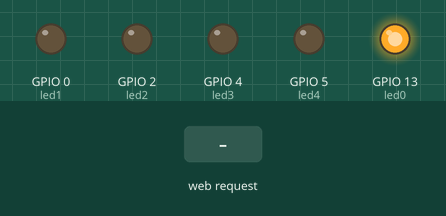
Recording of a sketch running on a simulated ESP8266 (NodeMCU). Shown: output pins drawn as LEDs (lit = HIGH). The inputs (shaded band) are chosen by the test bench. WiFi joins after 1.5 s; servers stay silent unless stated; what the sketch prints to the serial monitor is not drawn.

Above: at 2.7 s.
2.8 s: HTTP request GET /socket1On received
At 3.3 s:
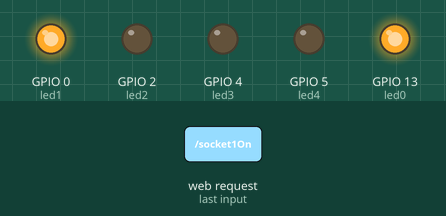
4.5 s: HTTP request GET /socket2On received
At 5.6 s:
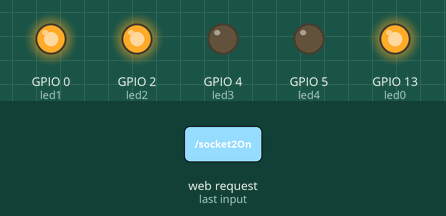
6.0 s: HTTP request GET /socket1Off received
At 7.5 s:
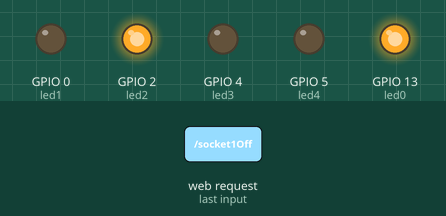
8.5 s: HTTP request GET /socket3On received
At 9.7 s:
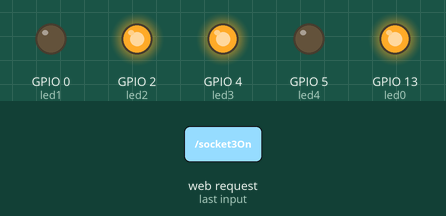
10.0 s: HTTP request GET /socket2Off received
At 11.8 s:
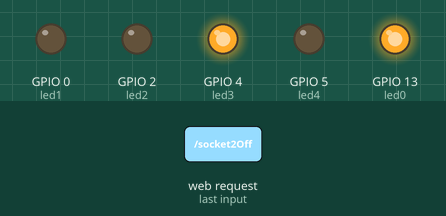
12.5 s: HTTP request GET /socket4On received
At 12.9 s:
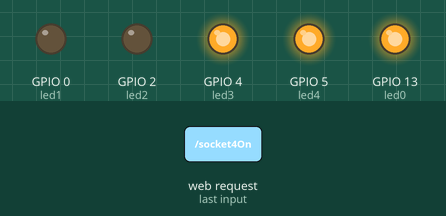
Timing chart, 0 to 15.0 s (numbered marks = the images above; inputs shaded):
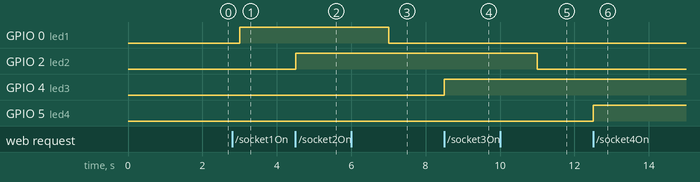

The sketch:

IOT_tariff.ino
```cpp
#include <ESP8266WiFi.h>
#include <WiFiClient.h>
#include <ESP8266WebServer.h>
#include <ESP8266mDNS.h>

MDNSResponder mdns;

// Replace with your network credentials
const char* ssid = "GALAXYM12";
const char* password = "kadher123";

ESP8266WebServer server(80);
String webSite="";
String contact="";
String website="";
String budget="";

int led0=13;
int led1= 0;
int led2 = 2;
int led3 = 4;
int led4 = 5;
float count1 =0.000000;
float count2 =0.000000;
float count3 =0.000000;
float count4 =0.000000;


void setup(void){
 webSite+="<meta charset='utf-12'><meta name='viewport' http-equiv='refresh' content='5'><title>IOT ENERGY TARIFF</title><!-- CSS property to place divside by side -->";
 webSite+=" <style> body{ text-align:center; font-family:Comic Sans MS, Comic Sans, cursive ;font-size:18px; Color: #FFFFFF;background-image: url('https://img.freepik.com/premium-photo/electric-transmission-tower-with-glowing-wires-against-starry-sky-background_141856-1592.jpg');background-repeat: no-repeat;background-attachment: fixed;background-size: cover; } #led1 { float:left;background:black;width:25%;height:1000px;}#led2{ float:left; background:black;width:25%;height:1000px;} #led3{ float:left; background:black;width:25%;height:1000px;}#led4{float:left;background:black;width:25%;height:1000px;} h1{color:WHITE;text-align:center;}h2{ color:white;text-align: center;} section{width: 100%;height: 500px;display: flex;justify-content: center;align-items: center;flex-direction: column;}.btn_container{margin-top: 50px;}.bulb_btn{font-family: 'Baloo Bhai 2', cursive;width: 150px;height: 50px; border: none;outline: none;cursor: pointer;background: #34dab4;font-size: 30px; }</style>";
 webSite+="<div class='topnav'> <a href='/'>Home</a><a href='/calculator'>Usage details</a><a href='/budget'>Monthly Budget Calculator</a><a href='/contact' class='split'>Contact</a></div>";
 webSite+="<style>.topnav { background-color: #333;overflow: hidden;}/* Style the links inside the navigation bar */.topnav a {float: left;color: #f2f2f2;text-align: center;padding: 14px 16px;text-decoration: none; font-size: 17px;}/* Change the color of links on hover */.topnav a:hover {background-color: #ddd;color: black;}/* Create a right-aligned (split) link inside the navigation bar */.topnav a.split {float: right;background-color: #04AA6D;color: white;}</style>";
 webSite+="<div id = 'boxes'><h1>IOT ENERGY TARIFF</h1><div id = 'led1'><h2>LED 1</h2><section><img src='https://i.postimg.cc/KjK1wL3c/bulb-off.png' id='bulb1' width='200'><div class='btn_container'><a href='socket1On'><button id='on' class='bulb_btn' >on</button></a><a href='socket1Off'><button id='off' class='bulb_btn' >off</button></div></a></section><h2>Specification : 50 W </h2><h2>Amount : <input type='text' id='demo1'></h2></div>";
 webSite+=" <div id = 'led2'> <h2>LED 2</h2><section><img src='https://i.postimg.cc/KjK1wL3c/bulb-off.png' id='bulb2' width='200'><div class='btn_container'><a href='socket2On'><button id='on' class='bulb_btn'>on</button></a><a href='socket2Off'><button id='off' class='bulb_btn'>off</button></div></a></section><h2>Specification : 100 W </h2><h2>Amount : <input type='text\' id='demo2'></h2>  </div><div id = 'led3'><h2>LED 3</h2><section> <img src='https://i.postimg.cc/KjK1wL3c/bulb-off.png' id='bulb3' width='200'><div class='btn_container'><a href='socket3On'><button id='on' class='bulb_btn' >on</button></a> <a href='socket3Off'><button id='off' class='bulb_btn' >off</button></div></a></section><h2>Specification : 200 W </h2><h2>Amount : <input type='text\' id='demo3'></h2> </div>";
 webSite+="<div id = 'led4'><h2>LED 4</h2><section><img src='https://i.postimg.cc/KjK1wL3c/bulb-off.png' id='bulb4' width='200'><div class='btn_container'><a href='socket4On'><button id='on' class='bulb_btn'>on</button></a><a href='socket4Off'><button id='off' class='bulb_btn'>off</button></div></a> </section><h2>Specification : 250 W </h2><h2>Amount : <input type='text\' id='demo4'></h2></div>  </div>";
  webSite+="<script>var count1=0.000000;var count2=0.000000;var count3=0.000000;var count4=0.000000;</script>";


website+="<!DOCTYPE html><html><head><meta charset='utf-8'><meta name='viewport' content='width=device-width, initial-scale=1'><title>IOT ENERGY TARIFF</title><style type='text/css'> body{ text-align:center; font-family:Comic Sans MS, Comic Sans, cursive ;font-size:18px; Color: #FFFFFF;background-image: url('https://img.freepik.com/premium-photo/electric-transmission-tower-with-glowing-wires-against-starry-sky-background_141856-1592.jpg');background-repeat: no-repeat;background-attachment: fixed;background-size: cover; }</style></head>";
website+="<body><h2>MONEY BUDGET CALCULATOR</h2><p>Enter Monthly Budget Amount : <input type='text' id='demo5'><button onclick='calculate()'>Calculate</button></p><div id='usage' style='display:none;'><h3>USAGE DETAILS :</h3><p><label for='file'>LED 1 :</label><progress id='file' value='6' max='100'> 32% </progress><div id='led1'></div></p><p><label for='file'>LED 2 :</label><progress id='file' value='4' max='100'> 32% </progress></p><p><label for='file'>LED 3 :</label><progress id='file' value='0' max='100'> 32% </progress></p><p><label for='file'>LED 4 :</label><progress id='file' value='4' max='100'> 32% </progress></p></div></body></html>";


  contact="<!DOCTYPE html><html><head><meta charset='utf-8'> <meta name='viewport' content='width=device-width, initial-scale=1'><title>ESP8266</title><style type='text/css'> body{ text-align:center; font-family:Comic Sans MS, Comic Sans, cursive ;font-size:18px; Color: #FFFFFF;background-color: black;}#leftbox { float:left;background:black;width:33%;height:280px}#middlebox{  float:left;background:black;width:33%;height:280px;}#rightbox{ float:right;background:black; width:33%;height:280px; }h1{color:white;text-align:center;} </style></head>";
  contact+="<body><div id = 'boxes'><h1>DEVELOPERS</h1><div id = 'leftbox'><h2>BALAJI MD</h2> An aspiring marketing analyst,currently pursuing Bachelers of Electronics and Communication Engineering degree at Chennai Institute of Technology</div><div id = 'middlebox'><h2>ENIIYAVAN TG</h2>   An aspiring electronics enthusiast ,currently pursuing Bachelers of Electronics and Communication Engineering degree at Chennai Institute of Technology</div><div id = 'rightbox'><h2>DHINAKAR L</h2>An leading kali linux  hacker,  currently pursuing Bachelers of Electronics and Communication Engineering degree at Chennai Institute of Technology</div></div><div><h2>Contact for IOT related projects</h2><p>eniiyavan.tg@gmail.com</p><p>balajimdraja@gmail.com</p><p>dhinakar02092003@gmail.com</p></div</body></html>";


  // preparing GPIOs
  pinMode(led0, OUTPUT);
  digitalWrite(led0, LOW);
   pinMode(led1, OUTPUT);
  digitalWrite(led1, LOW);
  pinMode(led2, OUTPUT);
  digitalWrite(led2, LOW);
   pinMode(led3, OUTPUT);
  digitalWrite(led3, LOW);
  pinMode(led4, OUTPUT);
  digitalWrite(led4, LOW);


  Serial.begin(115200);
  WiFi.begin(ssid, password);
  Serial.println("");
  // Wait for connection
  while (WiFi.status() != WL_CONNECTED) {
    delay(500);
    Serial.print(".");
  }
  digitalWrite(led0,HIGH);
  Serial.println("");
  Serial.print("Connected to ");
  Serial.println(ssid);
  Serial.print("IP address: ");
  Serial.println(WiFi.localIP());

 if (mdns.begin("esp8266", WiFi.localIP())) {
   Serial.println("MDNS responder started");
  }
    server.on("/", [](){
    server.send(200, "text/html", webSite);
    });
  server.on("/socket1On", [](){
      webSite+="<script>document.getElementById('bulb1').src='https://i.postimg.cc/6QyTynzr/bulb-on.png';</script>";


    server.send(200, "text/html", webSite);
    digitalWrite(led1, HIGH);


  });
  server.on("/socket1Off", [](){
         webSite+="<script>document.getElementById('bulb1').src='https://i.postimg.cc/KjK1wL3c/bulb-off.png';</script>";
    server.send(200, "text/html", webSite);
    digitalWrite(led1, LOW);

  });
  server.on("/socket2On", [](){
     webSite+="<script>document.getElementById('bulb2').src='https://i.postimg.cc/6QyTynzr/bulb-on.png';</script>";
    server.send(200, "text/html", webSite);
    digitalWrite(led2, HIGH);

  });
  server.on("/socket2Off", [](){
        webSite+="<script>document.getElementById('bulb2').src='https://i.postimg.cc/KjK1wL3c/bulb-off.png';</script>";
    server.send(200, "text/html", webSite);
    digitalWrite(led2, LOW);
  });
  server.on("/socket3On", [](){
    webSite+="<script>document.getElementById('bulb3').src='https://i.postimg.cc/6QyTynzr/bulb-on.png';</script>";
    server.send(200, "text/html", webSite);
    digitalWrite(led3, HIGH);
  });
  server.on("/socket3Off", [](){
     webSite+="<script>document.getElementById('bulb3').src='https://i.postimg.cc/KjK1wL3c/bulb-off.png';</script>";
    server.send(200, "text/html", webSite);
    digitalWrite(led3, LOW);
  });
  server.on("/socket4On", [](){
    webSite+="<script>document.getElementById('bulb4').src='https://i.postimg.cc/6QyTynzr/bulb-on.png';</script>";

    server.send(200, "text/html", webSite);
    digitalWrite(led4, HIGH);
  });
  server.on("/socket4Off", [](){
     webSite+="<script>document.getElementById('bulb4').src='https://i.postimg.cc/KjK1wL3c/bulb-off.png';</script>";
    server.send(200, "text/html", webSite);
    digitalWrite(led4, LOW);
  });
   server.on("/calculator", [](){
    server.send(200, "text/html",website);


  });
   server.on("/contact", [](){
    server.send(200, "text/html",contact);


  });
  server.on("/budget", [](){
    server.send(200, "text/html",budget);


  });

  server.begin();
  Serial.println("HTTP server started");
}

void loop(void){
  server.handleClient();
  String sentences="<p>Flame is detected!!!</p>";
  if(WiFi.status() != WL_CONNECTED)
  {
    digitalWrite(led0, LOW);
    Serial.println("");
    Serial.print("Wifi is disconnected!");
    Serial.println("");
    Serial.print("Reconnecting");
    Serial.println("");
    //WiFi.begin(ssid,password);

    while (WiFi.status() != WL_CONNECTED) {
    delay(500);
    Serial.print(".");
    }
    digitalWrite(led0,HIGH);
  }
  delay(500);
  if(digitalRead(led1)==HIGH){
    webSite+="<script>    count1+=0.005833;</script>";


    count1+=0.005833;
    delay(1000);
  }

  if(digitalRead(led2)==HIGH){
     webSite+="<script>    count2+=0.011667;</script>";

    count2+=0.011667;
    delay(1000);
  }


  if(digitalRead(led3)==HIGH){
     webSite+="<script>    count3+=0.023334;</script>";

    count3+=0.023334;
    delay(1000);
  }

  if(digitalRead(led4)==HIGH){
     webSite+="<script>    count4+=0.029167;</script>";

    count4+=0.029167;
    delay(1000);
  }


  webSite+="<script>document.getElementById(\"demo1\").value= count1</script>";
      webSite+="<script>document.getElementById(\"demo2\").value = count2</script>";
     webSite+="<script>document.getElementById(\"demo3\").value = count3</script>";
      webSite+="<script>document.getElementById(\"demo4\").value = count4</script>";

      /*website+="<script>var l1=amount*(12/100);</script>";
        website+="<script>document.getElementById(\"led1\").value = l1</script>";*/
        website+="<script type='text/javascript'>function calculate() { document.getElementById('usage').style.display = 'block';var amount=document.getElementById(\"demo5\").value;var l1=amount*(12/100);document.getElementById(\"led1\").value = l1;}</script>";
           /*   website+="<script>var l1=amount*(12/100);</script>";
        website+="<script>document.getElementById(\"led1\").value = l1</script>";*/


}
```

Measured:
- after the input at 2.8 s, GPIO 0 (led1): LOW → HIGH after 0.21 s
- after the input at 4.5 s, GPIO 2 (led2): LOW → HIGH at once
- after the input at 6.0 s, GPIO 0 (led1): HIGH → LOW after 1.0 s
- after the input at 8.5 s, GPIO 4 (led3): LOW → HIGH at once
- after the input at 10.0 s, GPIO 2 (led2): HIGH → LOW after 1.0 s
- after the input at 12.5 s, GPIO 5 (led4): LOW → HIGH at once
